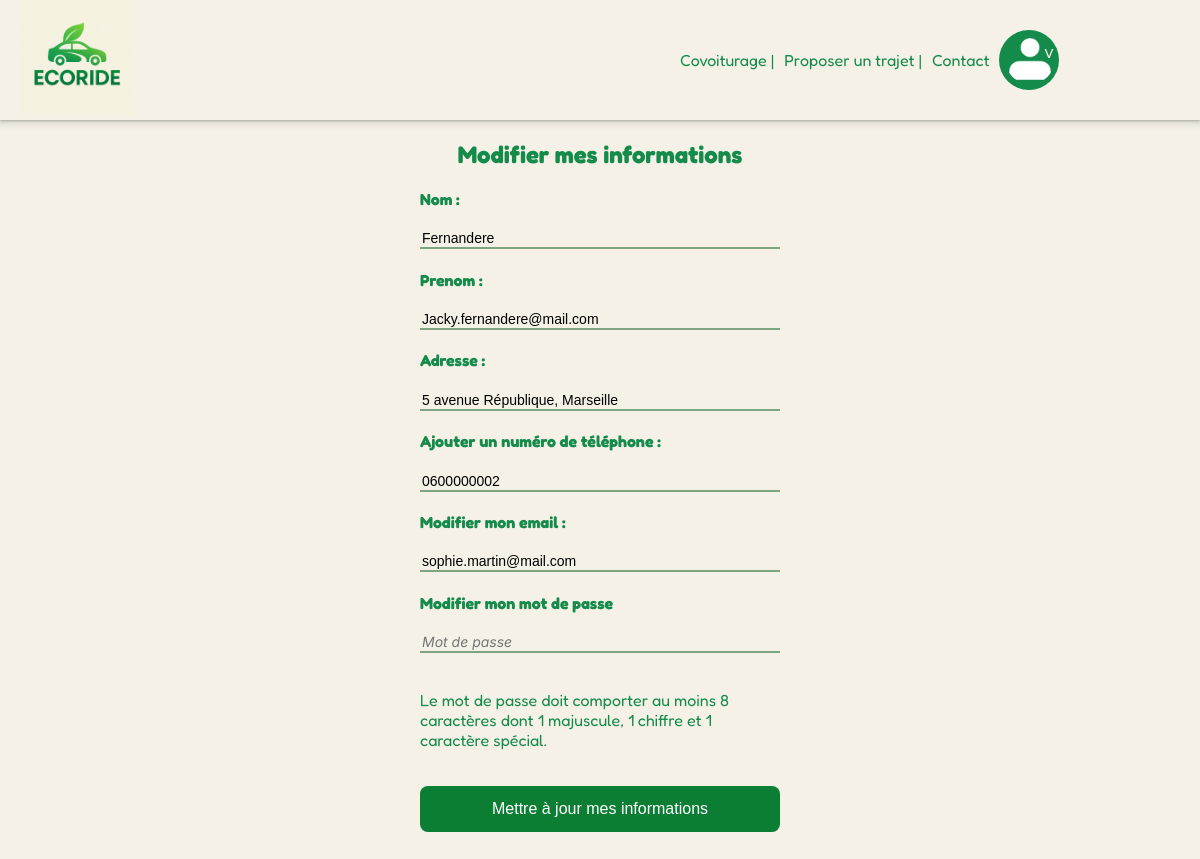
Page /pages/modif_profil.php (signed in) on the committed database.
### tables this page shows
CREATE TABLE users (
    users_id INT AUTO_INCREMENT PRIMARY KEY,
    last_name VARCHAR(100),
    first_name VARCHAR(100),
    email VARCHAR(100) NOT NULL UNIQUE,
    password VARCHAR(255) NOT NULL,
    phone_number VARCHAR(20),
    adresse VARCHAR (255),
    photo_profil VARCHAR(255),
    created_at TIMESTAMP DEFAULT CURRENT_TIMESTAMP,
    updated_at TIMESTAMP DEFAULT CURRENT_TIMESTAMP ON UPDATE CURRENT_TIMESTAMP,
    Credit INT,
    role_id INT DEFAULT 1,
    FOREIGN KEY (role_id) REFERENCES role(role_id)
);

### libs/auth_users.php (called while the page is built, shortened)
<?php
    require_once __DIR__ . '/bdd.php';
    if(isset($_SESSION['users_id']) AND $_SESSION['users_id'] > 0){
        $getId = intval($_SESSION['users_id']);
        $reqUser = $bdd -> prepare('SELECT * FROM users WHERE users_id = ?');
        $reqUser-> execute([$getId]);
        $userInfo = $reqUser -> fetch();
    } else {
        $_SESSION['redirection'] = $_SERVER['REQUEST_URI'];
        header('Location: index.php?page=connexion');
        exit();
    }
?>

### pages/modif_profil.php (the view, shortened to what this page needs)
<?php
require_once __DIR__ . '/../libs/auth_users.php';
require_once __DIR__ . '/../templates/header.php';
?>
<body>
    <main>
        <h2> Modifier mes informations </h2>
        <form class="formInscription" method ="POST" action ="" id="formInscription">
            <label for="last_name"> Nom :  </label>
            <input type="text" name="last_name" placeholder="Votre nom" value=<?php echo $userInfo['last_name'];?>>
            <label for="first_name"> Prenom :  </label>
            <input type="text" name="first_name" placeholder="Votre prenom" value=<?php echo $userInfo['first_name'];?>>
            <label for="adresse"> Adresse :  </label>
            <input type="text" name="adresse" placeholder="Votre adresse" value="<?php echo $userInfo['adresse'];?>"/>
            <label for="phone_number"> Ajouter un numéro de téléphone :  </label>
            <input type="tel" name="phone_number" placeholder="Votre numéro de téléphone" pattern="[0-9]{2}[0-9]{2}[0-9]{2}[0-9]{2}[0-9]{2}" value=<?php echo $userInfo['phone_number'];?>>
            <label for="email"> Modifier mon email : </label>
            <input type="email" name="email" placeholder="Votre e-mail" value=<?php echo $userInfo['email'];?>>
            <label for ="password"> Modifier mon mot de passe </label>
            <input type="password" name="password"placeholder="Mot de passe" minlength="8"/>
            <p> Le mot de passe doit comporter au moins 8 caractères dont 1 majuscule, 1 chiffre et 1 caractère spécial.</p>
            <input class="btnInscription" type="submit" name="valider" value="Mettre à jour mes informations" id="btnInscription"/>
        </form>
    </main>
</body>

### asset/CSS/style.css (style rules this page uses)
html, body { height : 100%; margin: 0; }
body { font-family: fredoka; margin: 0; padding: 0; background-color: #F5F1E6; color: #148B4B; display: flex; flex-direction: column; min-height: 100vh; }
main { flex:1; min-height: auto; }
h2 { display: flex; justify-content: center; color:#148B4B; }
label { color: #148B4B; font-weight:bold; }
.formInscription { display : flex; flex-direction: column; width: 30%; margin: auto; height: 100%; gap : 3%; }
input { border: none; border-bottom: 2px solid #7da582; font-size: 14px; background-color: transparent; outline: none; }
.btnInscription { background-color: #0b7e34; color: white; padding: 14px; border: none; border-radius: 8px; font-size: 16px; cursor: pointer; }
::placeholder { font-family: inter; font-style: italic; }
form { display: flex; margin : 0; flex-direction: column; gap: 8px; }

### rows in the picture
users: last_name "Fernandere", first_name "Jacky.fernandere@mail.com", adresse "5 avenue République, Marseille", phone_number "0600000002", email "sophie.martin@mail.com"
